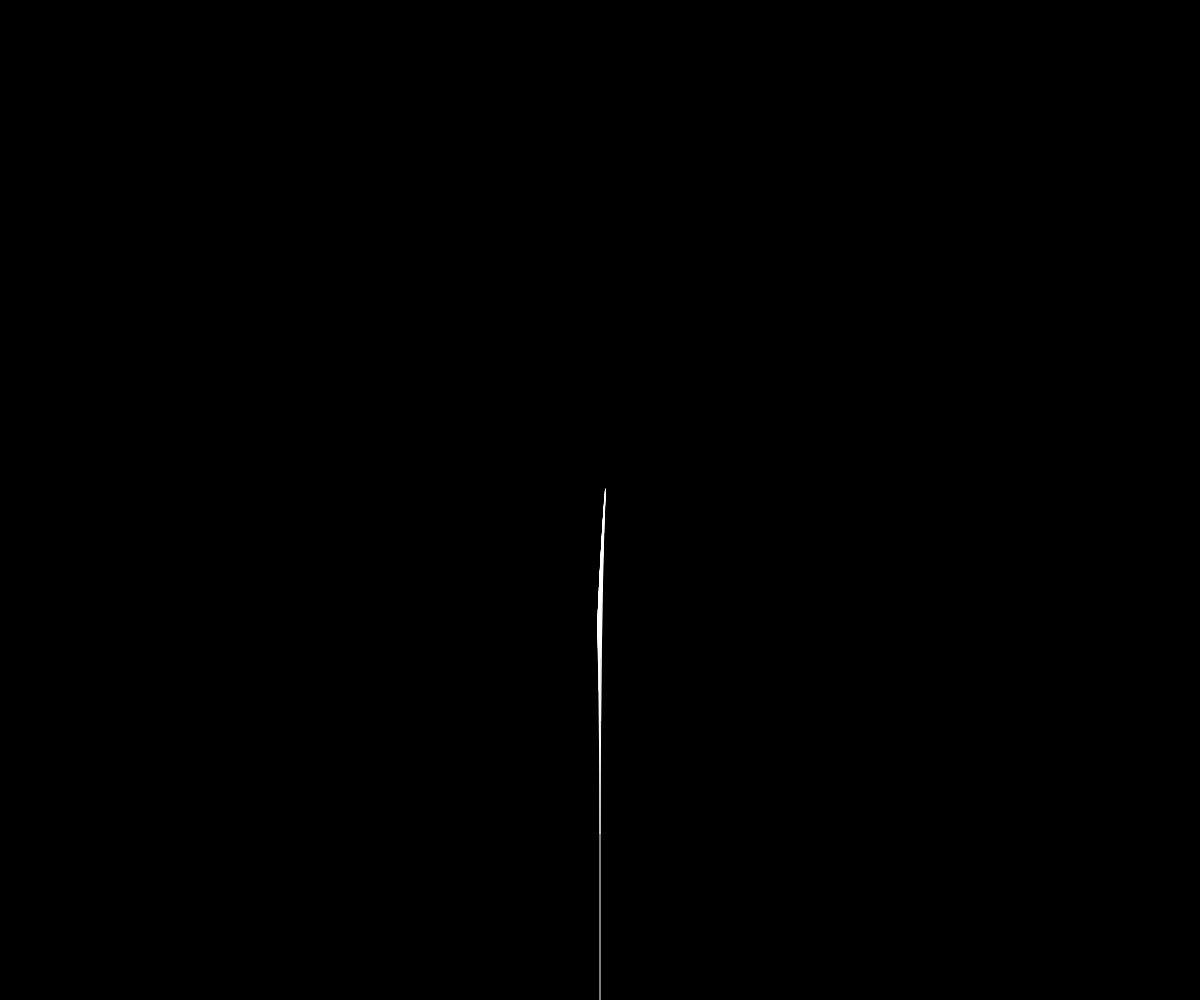
Frame 1 (no input)
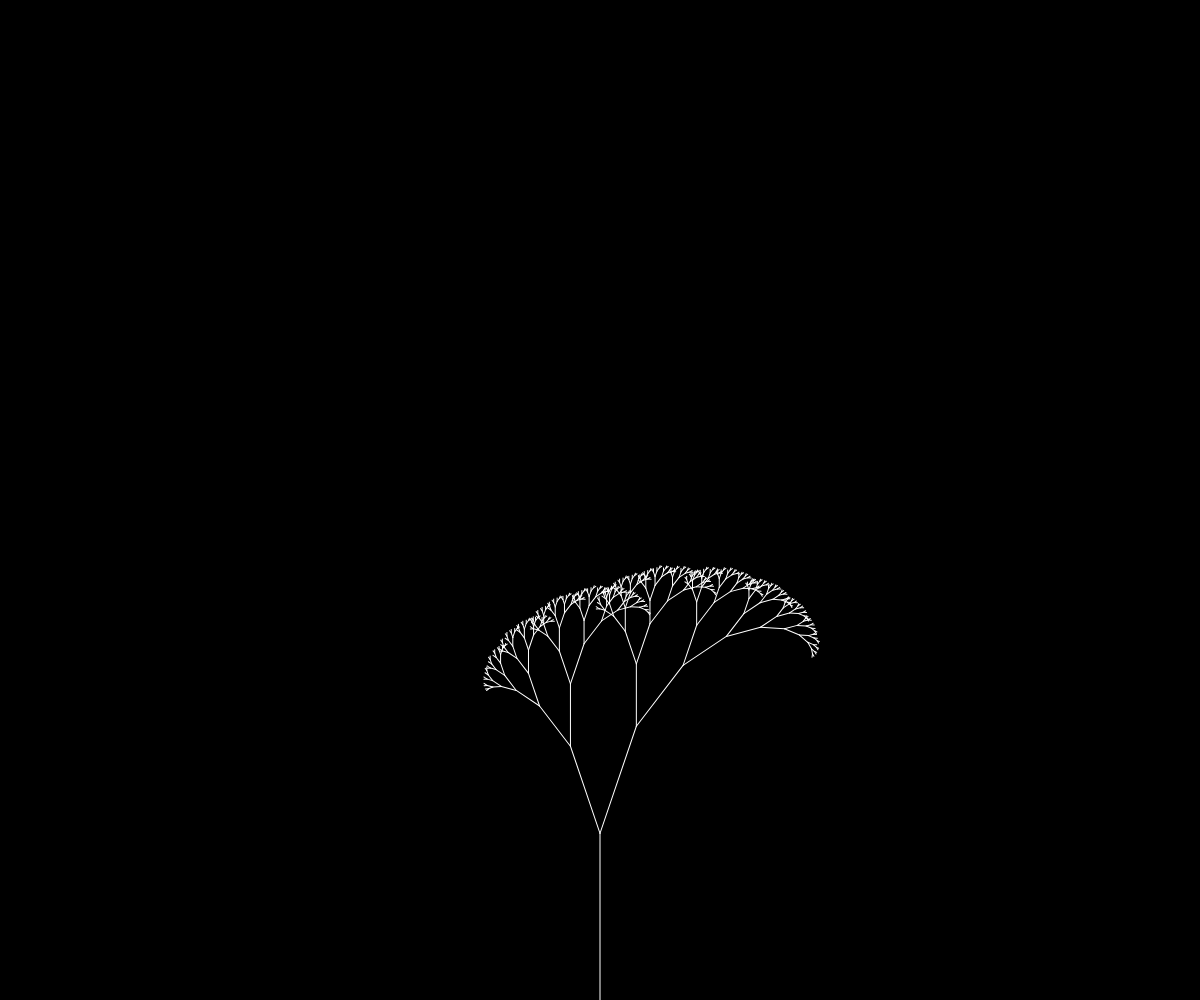
Frame 60 (no input)
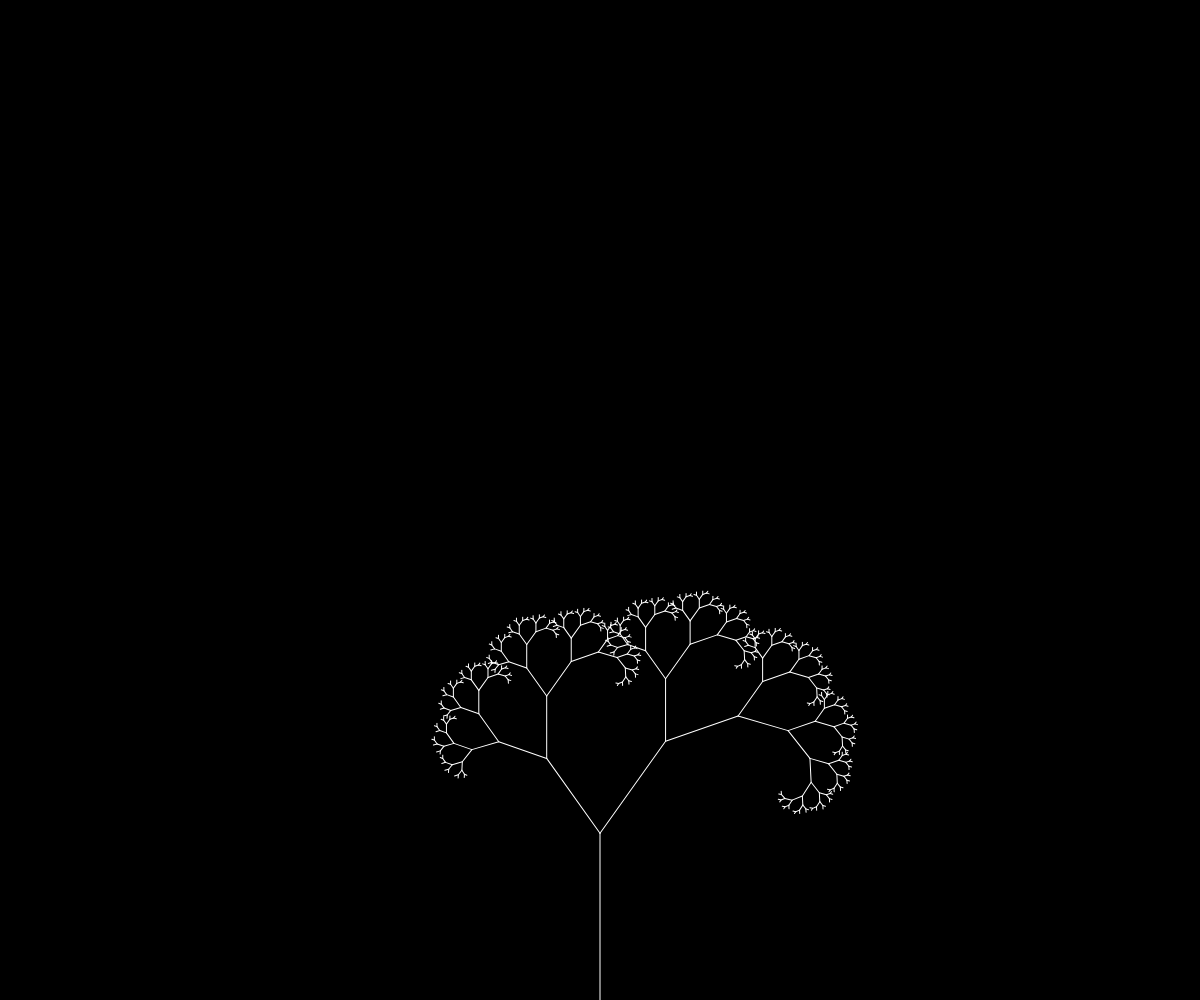
Frame 120 (the mouse pressed at the canvas centre since frame 60)

The p5.js sketch that drew these frames (run headless with seeded random() and noise() and a simulated clock; from frame 60 on, the mouse is pressed at the canvas centre):

// p5.js sketch
// ── sketch.js
var angle = 0
var rnd1;
var rnd2;

var slider;

function setup() {
  createCanvas(windowWidth, windowHeight);
  rnd1 = random(0.5, 0.75);
  rnd2 = random(0.5, 0.75);
  //slider = createSlider(0, TWO_PI, PI/4, 0.01);
}
function mouseClicked(){
  setup();
}

function draw() {
  background(0);
  angle = sin(millis()/3000);
  stroke(255);
  translate(windowWidth/2, windowHeight);
  branch(windowHeight/6);
  
}

function branch(len) {
  line(0, 0, 0, -len);
  translate(0, -len)
  if ( len > 4) {
    push();
  rotate(angle)
    branch(len * rnd1)
    pop();
    push();
  rotate(-angle);
    branch(len * rnd2)
    pop();
  } 
  
  
  
  }
